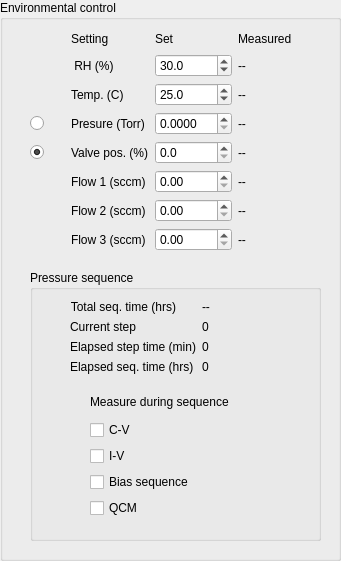
   <widget class="QGroupBox" name="environment_box">
    <property name="geometry">
     <rect>
      <x>0</x>
      <y>20</y>
      <width>341</width>
      <height>561</height>
     </rect>
    </property>
    <property name="autoFillBackground">
     <bool>false</bool>
    </property>
    <property name="title">
     <string>Environmental control</string>
    </property>
    <property name="flat">
     <bool>false</bool>
    </property>
    <property name="checkable">
     <bool>false</bool>
    </property>
    <widget class="QGroupBox" name="sequence_box">
     <property name="geometry">
      <rect>
       <x>30</x>
       <y>270</y>
       <width>291</width>
       <height>271</height>
      </rect>
     </property>
     <property name="title">
      <string>Pressure sequence</string>
     </property>
     <widget class="QWidget" name="formLayoutWidget_3">
      <property name="geometry">
       <rect>
        <x>40</x>
        <y>30</y>
        <width>211</width>
        <height>87</height>
       </rect>
      </property>
      <layout class="QFormLayout" name="seq_indicator_grid">
       <item row="0" column="0">
        <widget class="QLabel" name="tot_seq_time_label">
         <property name="text">
          <string>Total seq. time (hrs)</string>
         </property>
         <property name="alignment">
          <set>Qt::AlignRight|Qt::AlignTrailing|Qt::AlignVCenter</set>
         </property>
        </widget>
       </item>
       <item row="1" column="0">
        <widget class="QLabel" name="current_step_label">
         <property name="text">
          <string>Current step</string>
         </property>
         <property name="alignment">
          <set>Qt::AlignRight|Qt::AlignTrailing|Qt::AlignVCenter</set>
         </property>
        </widget>
       </item>
       <item row="2" column="0">
        <widget class="QLabel" name="elapsed_step_time_label">
         <property name="text">
          <string>Elapsed step time (min)</string>
         </property>
         <property name="alignment">
          <set>Qt::AlignRight|Qt::AlignTrailing|Qt::AlignVCenter</set>
         </property>
        </widget>
       </item>
       <item row="0" column="1">
        <widget class="QLabel" name="tot_seq_time_display">
         <property name="text">
          <string>--</string>
         </property>
        </widget>
       </item>
       <item row="1" column="1">
        <widget class="QLabel" name="current_step_display">
         <property name="text">
          <string>0</string>
         </property>
        </widget>
       </item>
       <item row="2" column="1">
        <widget class="QLabel" name="elapsed_step_time_display">
         <property name="text">
          <string>0</string>
         </property>
        </widget>
       </item>
       <item row="3" column="0">
        <widget class="QLabel" name="elapsed_seq_time_label">
         <property name="text">
          <string>Elapsed seq. time (hrs)</string>
         </property>
        </widget>
       </item>
       <item row="3" column="1">
        <widget class="QLabel" name="elapsed_seq_time_display">
         <property name="text">
          <string>0</string>
         </property>
        </widget>
       </item>
      </layout>
     </widget>
     <widget class="QWidget" name="verticalLayoutWidget_2">
      <property name="geometry">
       <rect>
        <x>60</x>
        <y>120</y>
        <width>160</width>
        <height>128</height>
       </rect>
      </property>
      <layout class="QVBoxLayout" name="verticalLayout_2">
       <item>
        <layout class="QVBoxLayout" name="verticalLayout_3">
         <item>
          <widget class="QLabel" name="label">
           <property name="text">
            <string>Measure during sequence</string>
           </property>
          </widget>
         </item>
         <item>
          <widget class="QCheckBox" name="cv_during_seq">
           <property name="text">
            <string>C-V</string>
           </property>
          </widget>
         </item>
         <item>
          <widget class="QCheckBox" name="iv_during_seq">
           <property name="text">
            <string>I-V</string>
           </property>
          </widget>
         </item>
         <item>
          <widget class="QCheckBox" name="bs_during_seq">
           <property name="text">
            <string>Bias sequence</string>
           </property>
          </widget>
         </item>
         <item>
          <widget class="QCheckBox" name="qcm_during_seq">
           <property name="text">
            <string>QCM</string>
           </property>
          </widget>
         </item>
        </layout>
       </item>
      </layout>
     </widget>
    </widget>
    <widget class="QWidget" name="gridLayoutWidget_2">
     <property name="geometry">
      <rect>
       <x>30</x>
       <y>30</y>
       <width>275</width>
       <height>221</height>
      </rect>
     </property>
     <layout class="QGridLayout" name="pressure_contol_grid">
      <item row="4" column="3">
       <widget class="QLabel" name="valve_pos_display">
        <property name="text">
         <string>--</string>
        </property>
       </widget>
      </item>
      <item row="2" column="1">
       <widget class="QLabel" name="set_temp_label">
        <property name="text">
         <string>Temp. (C)</string>
        </property>
       </widget>
      </item>
      <item row="5" column="1">
       <widget class="QLabel" name="flow1_label">
        <property name="text">
         <string>Flow 1 (sccm)</string>
        </property>
       </widget>
      </item>
      <item row="6" column="1">
       <widget class="QLabel" name="flow2_label">
        <property name="text">
         <string>Flow 2 (sccm)</string>
        </property>
       </widget>
      </item>
      <item row="3" column="1">
       <widget class="QLabel" name="set_pressure_label">
        <property name="text">
         <string>Presure (Torr)</string>
        </property>
       </widget>
      </item>
      <item row="7" column="3">
       <widget class="QLabel" name="flow3_display">
        <property name="text">
         <string>--</string>
        </property>
       </widget>
      </item>
      <item row="2" column="3">
       <widget class="QLabel" name="actual_temp_display">
        <property name="text">
         <string>--</string>
        </property>
       </widget>
      </item>
      <item row="2" column="2">
       <widget class="QDoubleSpinBox" name="set_temp">
        <property name="decimals">
         <number>1</number>
        </property>
        <property name="minimum">
         <double>20.000000000000000</double>
        </property>
        <property name="maximum">
         <double>200.000000000000000</double>
        </property>
        <property name="singleStep">
         <double>0.500000000000000</double>
        </property>
        <property name="value">
         <double>25.000000000000000</double>
        </property>
       </widget>
      </item>
      <item row="5" column="2">
       <widget class="QDoubleSpinBox" name="flow1">
        <property name="maximum">
         <double>200.000000000000000</double>
        </property>
       </widget>
      </item>
      <item row="5" column="3">
       <widget class="QLabel" name="flow1_display">
        <property name="text">
         <string>--</string>
        </property>
       </widget>
      </item>
      <item row="3" column="3">
       <widget class="QLabel" name="pressure_display">
        <property name="text">
         <string>--</string>
        </property>
       </widget>
      </item>
      <item row="6" column="3">
       <widget class="QLabel" name="flow2_display">
        <property name="text">
         <string>--</string>
        </property>
       </widget>
      </item>
      <item row="6" column="2">
       <widget class="QDoubleSpinBox" name="flow2">
        <property name="maximum">
         <double>200.000000000000000</double>
        </property>
       </widget>
      </item>
      <item row="7" column="1">
       <widget class="QLabel" name="flow3_label">
        <property name="text">
         <string>Flow 3 (sccm)</string>
        </property>
       </widget>
      </item>
      <item row="4" column="2">
       <widget class="QDoubleSpinBox" name="set_valve_position">
        <property name="decimals">
         <number>1</number>
        </property>
        <property name="singleStep">
         <double>0.500000000000000</double>
        </property>
       </widget>
      </item>
      <item row="7" column="2">
       <widget class="QDoubleSpinBox" name="flow3">
        <property name="maximum">
         <double>200.000000000000000</double>
        </property>
       </widget>
      </item>
      <item row="3" column="2">
       <widget class="QDoubleSpinBox" name="set_pressure">
        <property name="decimals">
         <number>4</number>
        </property>
        <property name="maximum">
         <double>760.000000000000000</double>
        </property>
        <property name="singleStep">
         <double>0.000100000000000</double>
        </property>
       </widget>
      </item>
      <item row="4" column="1">
       <widget class="QLabel" name="valve_position_label">
        <property name="text">
         <string>Valve pos. (%)</string>
        </property>
       </widget>
      </item>
      <item row="1" column="1">
       <widget class="QLabel" name="set_rh_label">
        <property name="acceptDrops">
         <bool>false</bool>
        </property>
        <property name="text">
         <string> RH (%)</string>
        </property>
        <property name="alignment">
         <set>Qt::AlignLeading|Qt::AlignLeft|Qt::AlignVCenter</set>
        </property>
        <property name="openExternalLinks">
         <bool>false</bool>
        </property>
       </widget>
      </item>
      <item row="1" column="2">
       <widget class="QDoubleSpinBox" name="set_rh">
        <property name="decimals">
         <number>1</number>
        </property>
        <property name="singleStep">
         <double>0.500000000000000</double>
        </property>
        <property name="value">
         <double>30.000000000000000</double>
        </property>
       </widget>
      </item>
      <item row="1" column="3">
       <widget class="QLabel" name="actual_rh_display">
        <property name="text">
         <string>--</string>
        </property>
       </widget>
      </item>
      <item row="4" column="0">
       <widget class="QRadioButton" name="valve_mode">
        <property name="text">
         <string/>
        </property>
        <property name="checked">
         <bool>true</bool>
        </property>
       </widget>
      </item>
      <item row="3" column="0">
       <widget class="QRadioButton" name="pressure_mode">
        <property name="text">
         <string/>
        </property>
       </widget>
      </item>
      <item row="0" column="3">
       <widget class="QLabel" name="measured_params_label">
        <property name="text">
         <string>Measured    </string>
        </property>
       </widget>
      </item>
      <item row="0" column="2">
       <widget class="QLabel" name="set_params_label">
        <property name="text">
         <string>Set</string>
        </property>
       </widget>
      </item>
      <item row="0" column="1">
       <widget class="QLabel" name="pressure_setting_label">
        <property name="text">
         <string>Setting</string>
        </property>
       </widget>
      </item>
     </layout>
    </widget>
   </widget>
